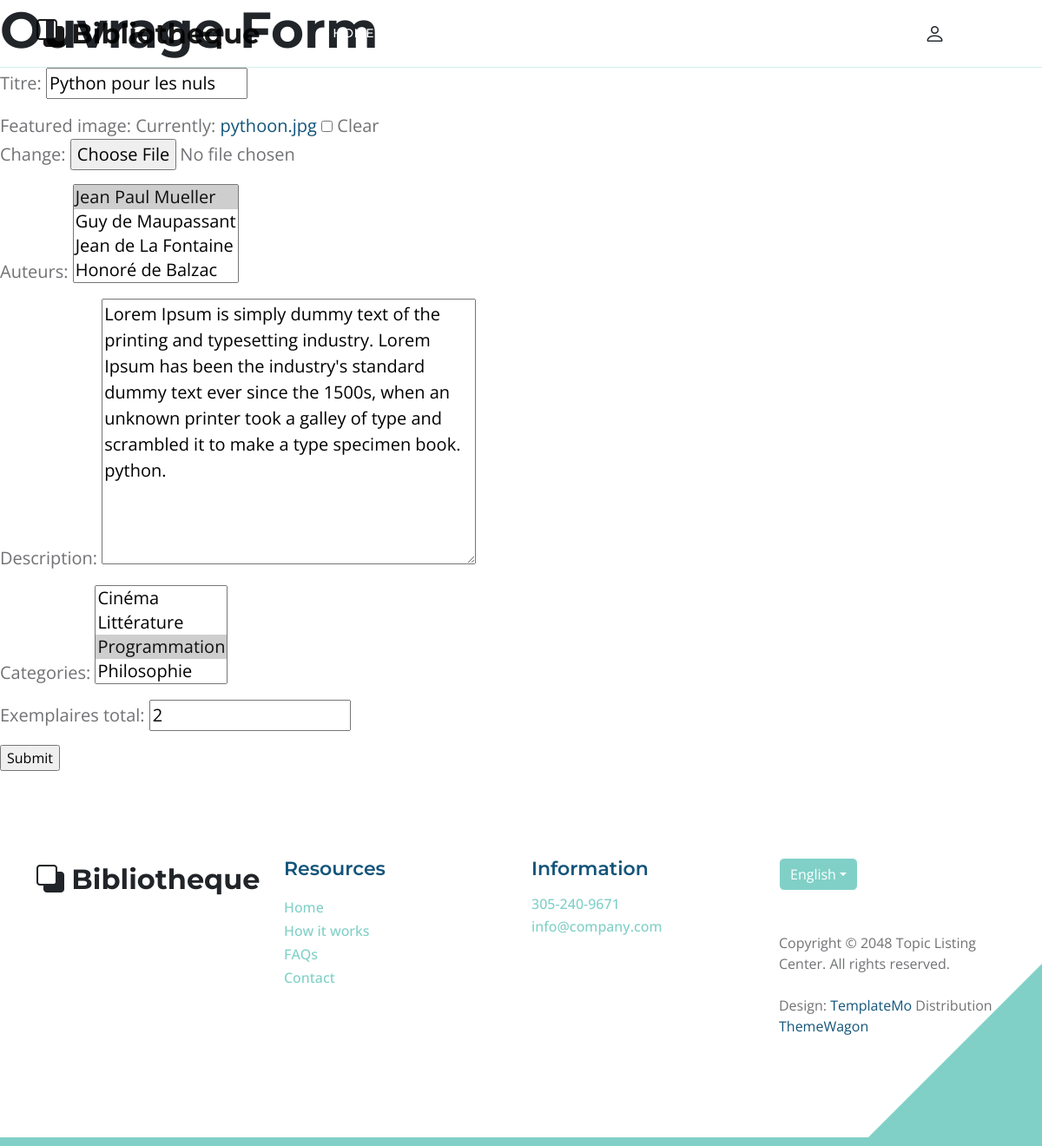
The app's page /update-ouvrage/f5d529fe-d20f-46df-a70f-632bed0b91e1, older data.
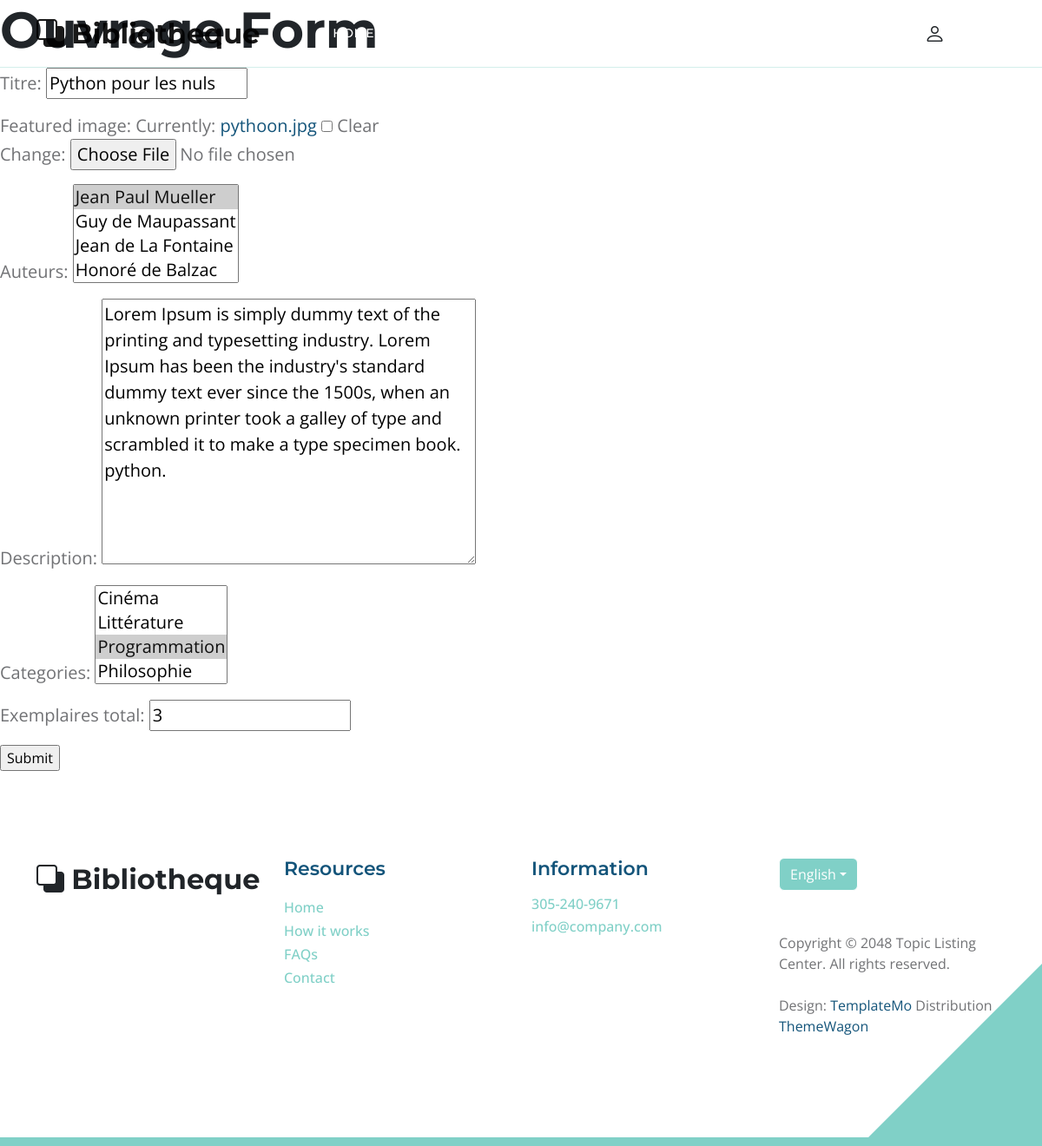
The same page, newer data.
### ouvrages/models.py (models this page shows, shortened)
class Ouvrage(models.Model):
    id = models.UUIDField(default=uuid.uuid4, unique=True, primary_key=True, editable=False)
    titre = models.CharField(max_length=200)
    auteurs = models.ManyToManyField('Auteur', blank=True)
    featured_image = models.ImageField(null=True, blank=True, default="default.jpg")
    description = models.TextField(blank=True)
    categories = models.ManyToManyField('Categorie', blank=True)
    recommended = models.BooleanField(default=False, blank=True)
    exemplaires_total = models.IntegerField(default=0, null=True, blank=True)
    vote_total = models.IntegerField(default=0, null=True, blank=True)
    vote_ratio = models.IntegerField(default=0, null=True, blank=True)
    date_achat = models.DateTimeField(auto_now_add=True)

### ouvrages/views.py (the view)
# urls.py: path('update-ouvrage/<str:pk>', views.updateOuvrage, name="update-ouvrage"),
def updateOuvrage(request, pk):
    ouvrage = get_object_or_404(Ouvrage, id=pk)
    form = OuvrageForm(instance=ouvrage)
    if request.method == 'POST':
        form = OuvrageForm(request.POST, request.FILES ,instance=ouvrage)
        if form.is_valid():
            form.save()
            return redirect('ouvrages:ouvrages')
    context = {'form': form}
    return render(request, 'ouvrages/ouvrage_form.html', context)

### ouvrages/forms.py
class OuvrageForm(ModelForm):
    class Meta:
        model = Ouvrage
        fields = ['titre','featured_image', 'auteurs', 'description', 'categories', 'exemplaires_total']

### ouvrages/models.py (called while the page is built)
    def __str__(self):
        return self.name

    def __str__(self):
        return f"{self.nomComplet}"

### ouvrages/templates/ouvrages/ouvrage_form.html (shortened to what this page needs)
{% extends "main.html" %}
{% block content %}
{% load static %}
<h1>Ouvrage Form</h1>
<form action="" method="POST" enctype="multipart/form-data">
    {{form.as_p}}
    <input type="submit">
</form>
{% endblock content %}

Row changes from the older to the newer data that the page shows:
changed Ouvrage "Python pour les nuls": exemplaires_total "2" → "3"
